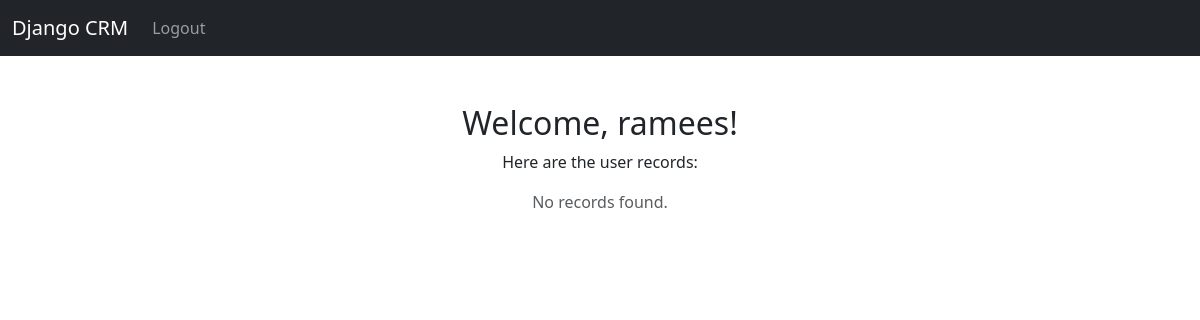
The app's page / (signed in), older data.
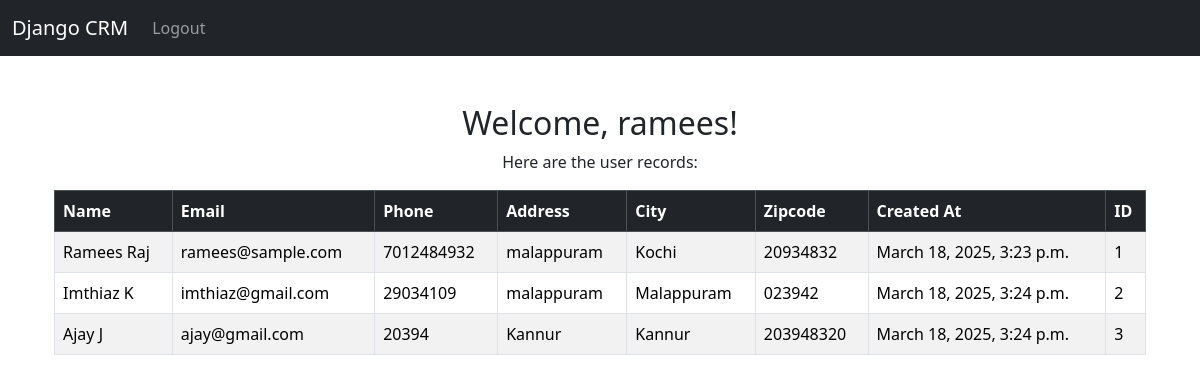
The same page, newer data.
### website/models.py (models this page shows, shortened)
class Record(models.Model):
    created_at = models.DateTimeField(auto_now_add=True)
    first_name = models.CharField(max_length=100)
    last_name = models.CharField(max_length=100)
    email = models.CharField(max_length=100)
    phone = models.CharField(max_length=20)
    address = models.CharField(max_length=200)
    city = models.CharField(max_length=100)
    zipcode = models.CharField(max_length=20)

### website/views.py (the view)
# urls.py: path('', views.home, name='home'),
def home(request):
        records = Record.objects.all()
        if request.method == 'POST':
            username = request.POST['username']
            password = request.POST['password']
            user = authenticate(request, username=username, password=password)
            if user is not None:
                login(request, user)
                messages.success(request, "You have been logged in")
                return redirect('home')
            else:
                messages.success(request, "There was an error logging in, please try again...")
                return redirect('home')
        else:
            return render(request, 'home.html' ,{'records':records})

### website/templates/home.html (shortened to what this page needs)
{% extends 'base.html' %}
{% block content %}
<div class="container mt-5">
    {% if user.is_authenticated %}
    <h2 class="text-center">Welcome, {{ user.username }}!</h2>
    <p class="text-center">Here are the user records:</p>
    {% if records %}
        <table class="table table-bordered table-striped">
            <thead class="table-dark">
                <tr>
                    <th>Name</th>
                    <th>Email</th>
                    <th>Phone</th>
                    <th>Address</th>
                    <th>City</th>
                    <th>Zipcode</th>
                    <th>Created At</th>
                    <th>ID</th>
                </tr>
            </thead>
            <tbody>
                {% for record in records %}
                <tr>
                    <td>{{ record.first_name }} {{ record.last_name }}</td>
                    <td>{{ record.email }}</td>
                    <td>{{ record.phone }}</td>
                    <td>{{ record.address }}</td>
                    <td>{{ record.city }}</td>
                    <td>{{ record.zipcode }}</td>
                    <td>{{ record.created_at }}</td>
                    <td>{{ record.id }}</td>
                </tr>
                {% endfor %}
            </tbody>
        </table>
        {% else %}
        <p class="text-center text-muted">No records found.</p>
    {% endif %}
    {% endif %}
</div>
{% endblock %}

### website/templates/base.html (shortened to what this page needs)
<!doctype html>
<html lang="en">
  <head>
    <link href="https://cdn.jsdelivr.net/npm/bootstrap@5.3.3/dist/css/bootstrap.min.css" rel="stylesheet">
  </head>
  <body>
    {% include 'navbar.html' %}
    <div class="container">
        {% block content %}
        {% endblock content %}
    </div>
  </body>
</html>

### website/templates/navbar.html (shortened to what this page needs)
<nav class="navbar navbar-expand-lg navbar-dark bg-dark">
    <div class="container-fluid">
      <a class="navbar-brand" href="{% url 'home' %}">Django CRM</a>
      <div class="collapse navbar-collapse" id="navbarSupportedContent">
        <ul class="navbar-nav me-auto mb-2 mb-lg-0">
          <li class="nav-item">
            {% if user.is_authenticated %}
            <a class="nav-link" href="{% url 'logout' %}">Logout</a>
            {% endif %}
          </li>
        </ul>
      </div>
    </div>
  </nav>

Row changes from the older to the newer data that the page shows:
added Record: first_name "Ramees", last_name "Raj", email "ramees@sample.com", phone "7012484932", address "malappuram", city "Kochi", zipcode "20934832", created_at "March 18, 2025, 3:23 p.m.", id "1"
added Record: first_name "Imthiaz", last_name "K", email "imthiaz@gmail.com", phone "29034109", address "malappuram", city "Malappuram", zipcode "023942", created_at "March 18, 2025, 3:24 p.m.", id "2"
added Record: first_name "Ajay", last_name "J", email "ajay@gmail.com", phone "20394", address "Kannur", city "Kannur", zipcode "203948320", created_at "March 18, 2025, 3:24 p.m.", id "3"
Text that changed along with them:
text no longer shown: "No records found."
text now shown: "Name Email Phone Address City Zipcode Created At ID"
